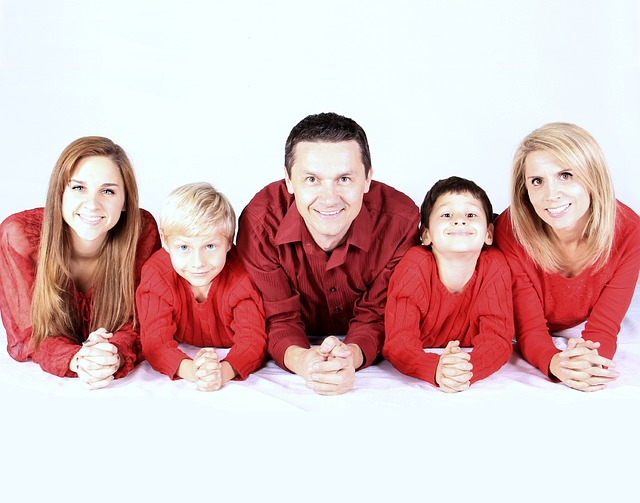
#> input picture 얼굴모자이크처리/샘플이미지.jpg, 640 x 503 px
$ python '얼굴이미지인식.py'
#> lines starting #> are read from the running program, lines starting #| are printed output that depends on the picture; after the words box and inside, x2 and y2 are one past the last pixel; in counts of white or black regions, pixels touching at a corner belong together
# pip install opencv-python --> 이미지및 영상처리를 하기 위한 라이브러리

import numpy as np
import cv2  # 이미지 및 영상처리를 하기위한 라이브러리

face_cascade = cv2.CascadeClassifier(  # 케스케이드 분류기 음영의 특징을 구분하여 얼굴을 인식하는데 사용
    cv2.data.haarcascades + "haarcascade_frontalface_default.xml"
)  # 사전 훈련된 하르케스케이드를 불러와 적용시킴 얼굴의 이미지특장점을 6000개로 구분하여 얼굴인식
eye_casecade = cv2.CascadeClassifier(cv2.data.haarcascades + "haarcascade_eye.xml")
# 동일하게 사전훈련된 하르케스케이드를 불러와 눈을 인식시킴

ff = np.fromfile(r"샘플이미지.jpg", np.uint8)  # np.uint8 ->한글파일을 인식시켜줌
print(type(ff))  # np.fromfile 이미지 파일을 다차원 배열 객체로 받아오는 함수
img = cv2.imdecode(ff, cv2.IMREAD_UNCHANGED)
#> img is the input picture: shape (503, 640, 3); mean B, G, R 191.8, 191.5, 218.5
# IMREAD_UNCHANGED파일 속성 그대로 읽어오기
img = cv2.resize(img, dsize=(0, 0), fx=1.0, fy=1.0, interpolation=cv2.INTER_LINEAR)

gray = cv2.cvtColor(img, cv2.COLOR_BGR2GRAY)
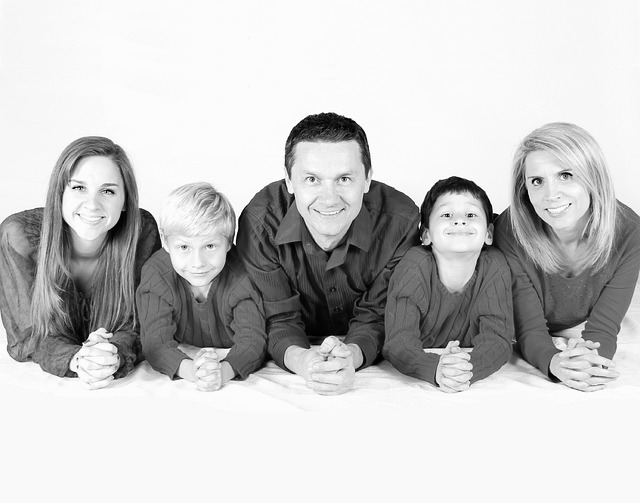
#> gray: shape (503, 640); min 0, max 255, mean 199.6
# 명확한 구분을 위하여 컬러변환 함수 cvtColor를 사용하여 사진 img를 cv2.COLOR_BGR2GRAY
faces = face_cascade.detectMultiScale(gray, 1.2, 10)
#> faces = [[425, 192, 68, 68], [514, 149, 77, 77], [55, 160, 76, 76], [166, 222, 65, 65], [287, 147, 83, 83]]
# detectMultiScale 흑백으로전환된 사진에서 얼굴위치를 검출하여 튜플형태의 리스트로 리턴해줌 (x,y,w,h)
# x,y 는 좌상단 기준 얼굴 시작지점 좌표 w,h 는 가로 세로 의 길이를 리턴해줍니다.
# detectMultiScale(이미지,정밀도,얼굴사이 간격)
for (x, y, w, h) in faces:
    cv2.rectangle(img, (x, y), (x + w, y + h), (255, 0, 0), 2)
    # 직사각형을 그려주는 도구 이미지에, x,y 좌표를 시작으로 x + w, y + h 만큼
    # 원하는 색상, 선굵기 를 정하여 그려줌
    roi_gray = gray[y : y + h, x : x + w]
    # 인식된 얼굴안에서 눈을 찾아내기 위해 흑백처리
    roi_color = img[y : y + h, x : x + w]
    eyes = eye_casecade.detectMultiScale(roi_gray)
    # 눈위치를 리턴받음
    for (ex, ey, ew, eh) in eyes:
        cv2.rectangle(roi_color, (ex, ey), (ex + ew, ey + eh), (0, 255, 0), 2)
#> this loop made 5 passes
#> (x, y, w, h, eyes) on passes 2 to 5: (514, 149, 77, 77, [[39, 16, 24, 24], [12, 22, 21, 21]]), (55, 160, 76, 76, [[14, 17, 20, 20], [40, 21, 24, 24]]), (166, 222, 65, 65, [[6, 14, 22, 22], [31, 14, 23, 23]]), (287, 147, 83, 83, [[45, 20, 23, 23], [12, 20, 24, 24]])
#> pass 1, `roi_gray = gray[y : y + h, x : x + w]`:
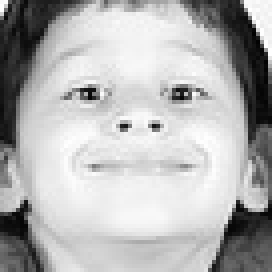
#> roi_gray: shape (68, 68) (shown 4 times larger); min 2, max 255, mean 179.1
#> pass 1, `roi_color = img[y : y + h, x : x + w]`:
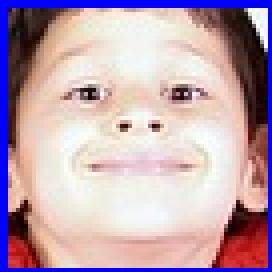
#> roi_color: shape (68, 68, 3) (shown 4 times larger); mean B, G, R 176.3, 163, 188.5
#> pass 2, `roi_color = img[y : y + h, x : x + w]`:
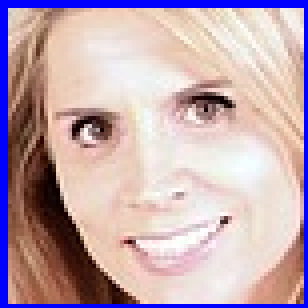
#> roi_color: shape (77, 77, 3) (shown 4 times larger); mean B, G, R 177, 168.6, 193.3
#> after the loop:
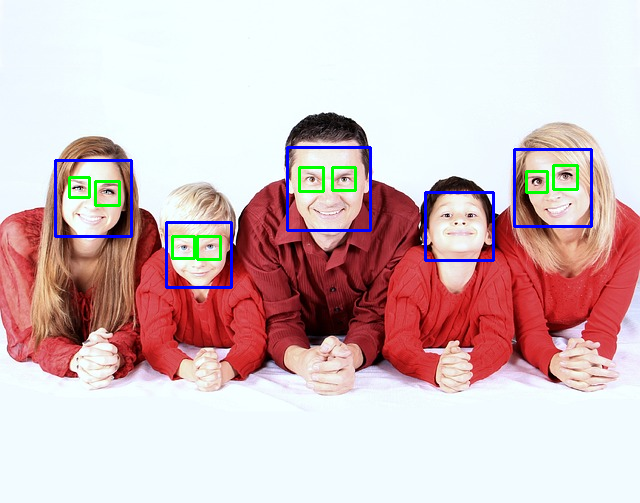
#> img: shape (503, 640, 3); 2.03% of pixels changed, all inside (x1, y1, x2, y2) = (54, 146, 593, 289)
#> after the loop:
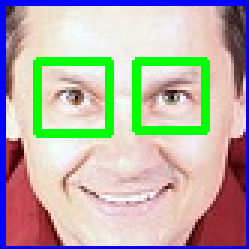
#> roi_color: shape (83, 83, 3) (shown 3 times larger); mean B, G, R 169, 176, 183
#> after the loop:
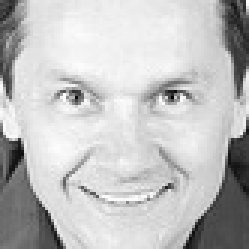
#> roi_gray: shape (83, 83) (shown 3 times larger); min 2, max 255, mean 192.1
        # 눈위치에 사각형 생성

cv2.imshow("face find", img)
cv2.waitKey(0)
cv2.destroyAllWindows()
